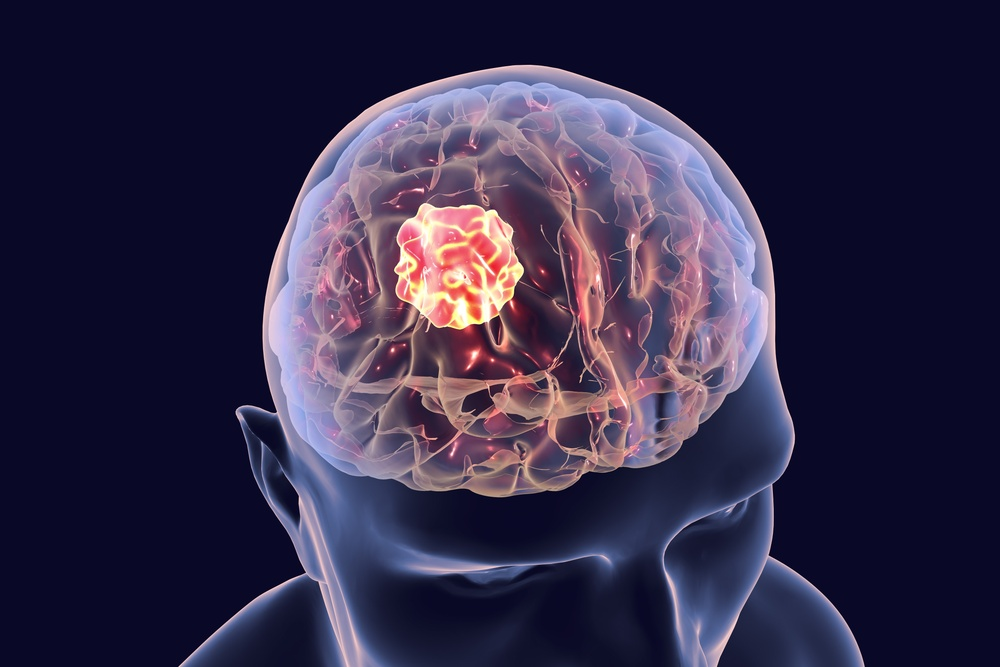
#> input picture brain_tumor/static/BT.jpg, 1000 x 667 px, shrunk from 4500 x 3000 before the run, found by its file name
$ jupyter execute --allow-errors contour-threshold.ipynb
#> lines starting #> are read from the running program, lines starting #| are printed output that depends on the picture; after the words box and inside, x2 and y2 are one past the last pixel; in counts of white or black regions, pixels touching at a corner belong together
[cell 1]
import cv2

[cell 2]
img=cv2.imread('bt.jpg')
#> img is the input picture: shape (667, 1000, 3); mean B, G, R 72.4, 43.3, 50.6

[cell 3]
grs=cv2.cvtColor(img,cv2.COLOR_BGR2GRAY)
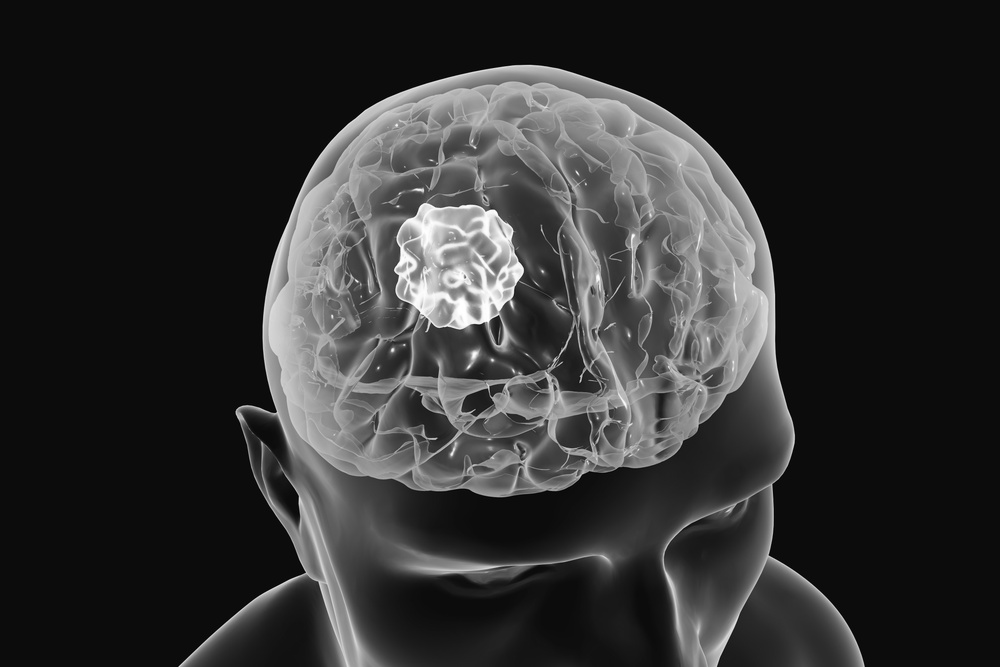
#> grs: shape (667, 1000); min 2, max 255, mean 48.9

[cell 4]
ret, thresh = cv2.threshold(grs, 127, 255, 0)
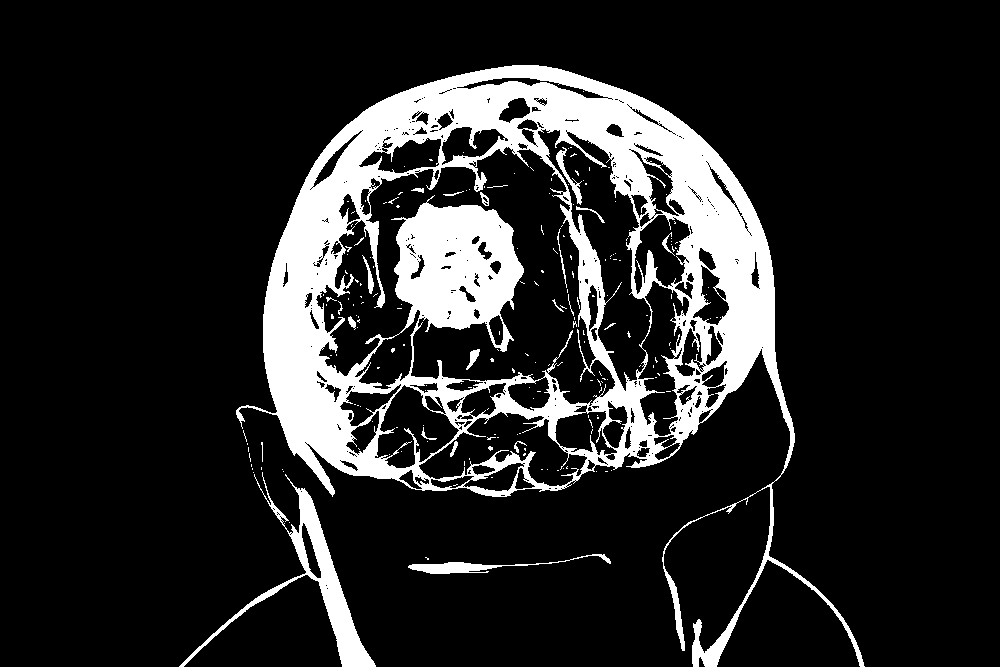
#> thresh: shape (667, 1000); 15.1% white; 207 white regions (184 under 20 px), largest, box (x1, y1, x2, y2) and area: (236, 65, 865, 667) 92731, (179, 472, 376, 667) 4854, (408, 554, 611, 574) 926

$ run again, with brain_tumor/static/bt1.jpeg copied over brain_tumor/static/BT.jpg
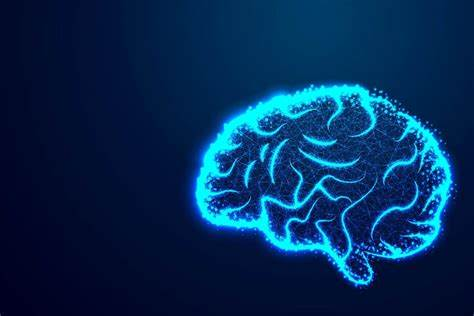
#> input picture brain_tumor/static/bt1.jpeg, 474 x 316 px, found by its file name
#> img is the input picture: shape (316, 474, 3); mean B, G, R 85.7, 43.3, 4.9
#> `grs=cv2.cvtColor(img,cv2.COLOR_BGR2GRAY)`:
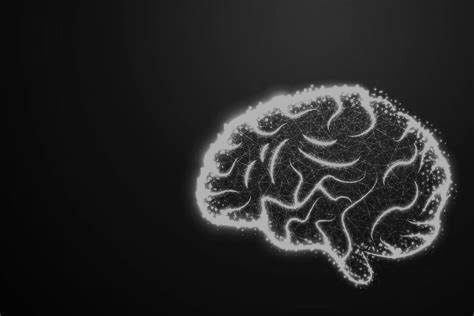
#> grs: shape (316, 474); min 3, max 207, mean 36.6
#> `ret, thresh = cv2.threshold(grs, 127, 255, 0)`:
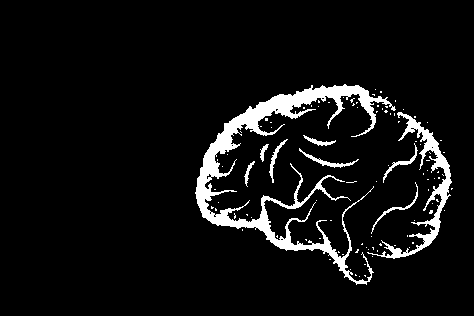
#> thresh: shape (316, 474); 6.4% white; 99 white regions (90 under 20 px), largest, box (x1, y1, x2, y2) and area: (195, 84, 396, 285) 6618, (367, 112, 452, 259) 1845, (299, 148, 359, 168) 202
